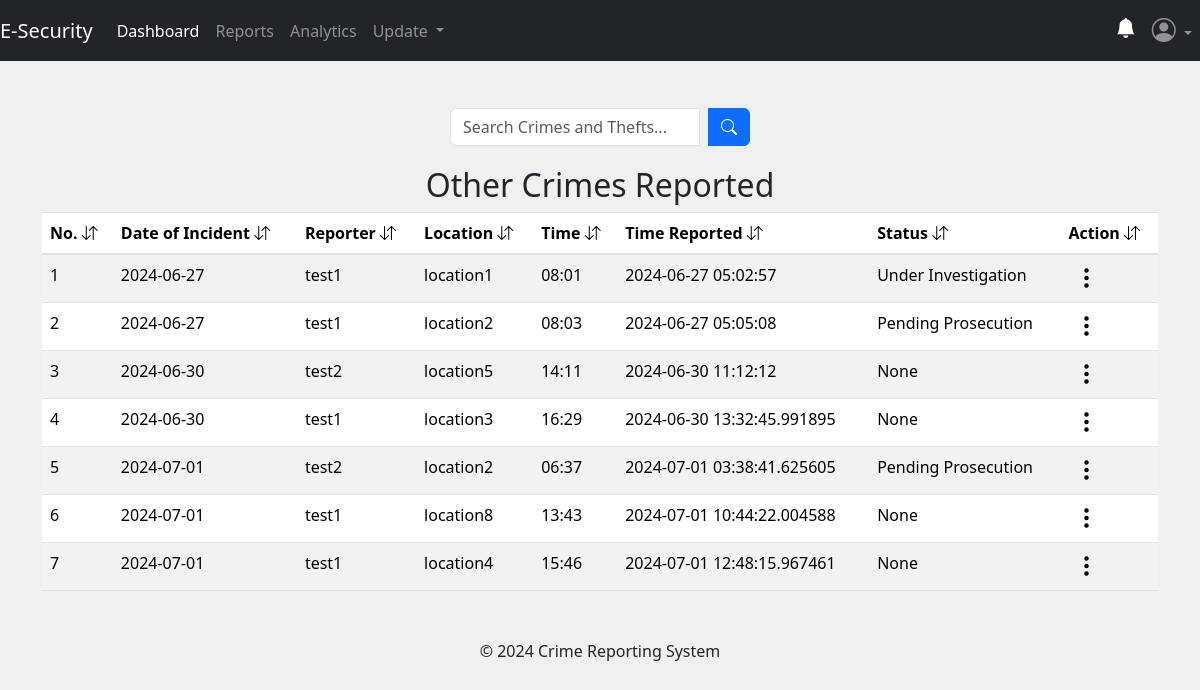
/admin/crime_status (signed in), run on an earlier commit of the app's database.
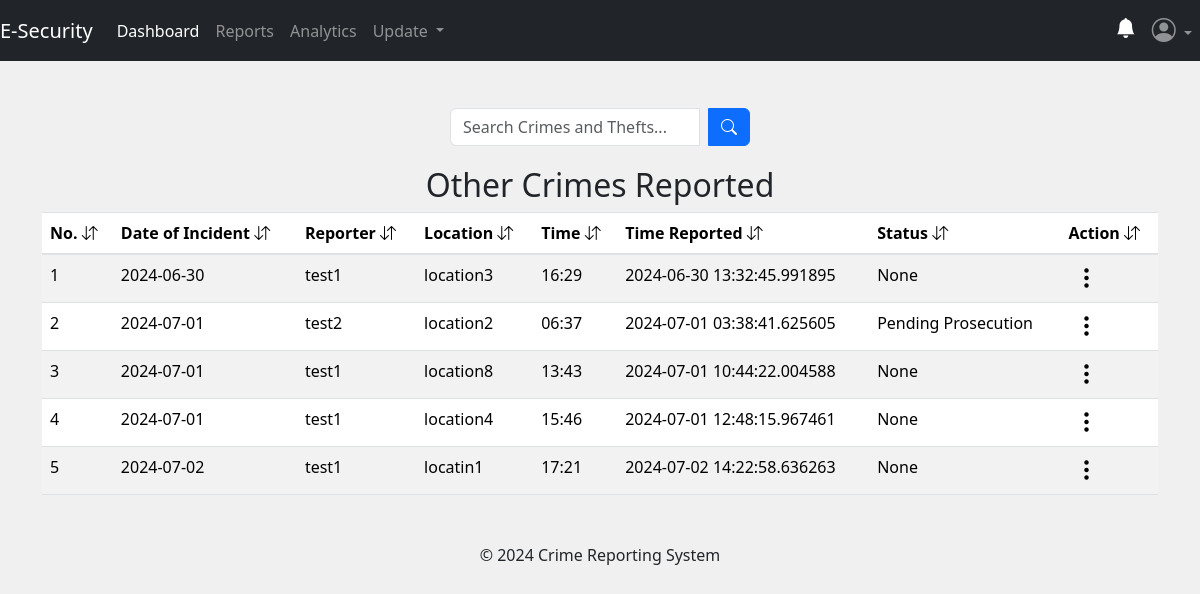
And on a later commit of the database.
### app/posts/models.py (models this page shows, shortened)
class Crime(db.Model, UserMixin):
    crime_id = db.Column(db.Integer, primary_key=True)
    date_of_incident = db.Column(db.String(10), nullable=False)
    issued_by = db.Column(db.String(20), nullable=True)
    time_of_incident = db.Column(db.String(10), nullable=False)
    phonenumber = db.Column(db.String(10), nullable=True)
    incident_location = db.Column(db.Text, nullable=False)
    incident_nature = db.Column(db.Text, nullable=False)
    incident_details = db.Column(db.Text, nullable=False)
    suspect_details = db.Column(db.Text, nullable=True)
    arrest_history = db.Column(db.Text, nullable=False)
    suspect_name = db.Column(db.String(10), nullable=True)
    comments = db.Column(db.Text, nullable=True)
    crime_status = db.Column(db.String(10), nullable=True)
    latitude = db.Column(db.Float)
    longitude = db.Column(db.Float)
    crime_file_upload = db.Column(db.Text, nullable=True)
    crime_file_name = db.Column(db.Text, nullable=True)
    crime_mimetype = db.Column(db.Text, nullable=True)
    date_crime_received = db.Column(db.DateTime(timezone=True), nullable=False, default=func.now())
    reporter_id = db.Column(db.Integer, db.ForeignKey('user.id'))

### app/admins/routes.py (the view)
@admins.route('/admin/crime_status')
@admin_required
def crimeStatus():
    search_crime = request.args.get('search_crime', '')
    try:
        if search_crime:
            crimes_status = Crime.query.filter(
                Crime.incident_location.ilike(f'%{search_crime}%') |
                Crime.issued_by.ilike(f'%{search_crime}%') |
                Crime.date_of_incident.ilike(f'%{search_crime}%') |
                Crime.time_of_incident.ilike(f'%{search_crime}%') |
                Crime.date_crime_received.ilike(f'%{search_crime}%') |
                Crime.crime_status.ilike(f'%{search_crime}%')
            ).all()
        else:
            crimes_status = Crime.query.all()
    except:
        current_app.logger.error("Database error:")
        flash("No report with the keyword.", "warning")
        return redirect(url_for('admins.crimeStatus'))
    return render_template('admin/crime_status.html', title='Crime Status', crimes_status=crimes_status)

### app/__init__.py (called while the page is built)
@login_manager.user_loader
def load_user(user_id):
    return models.User.query.get(user_id)

### app/admins/routes.py (called while the page is built)
def admin_required(f):
    @wraps(f)
    def decorated_function(*args, **kwargs):
        if not session.get('admin_id'):
            flash('You need to be logged in as an admin to access the page.', 'danger')
            return redirect(url_for('admins.adminIndex'))
        return f(*args, **kwargs)
    return decorated_function

### app/templates/admin/crime_status.html (shortened to what this page needs)
{% extends 'admin/layout.html' %}
{% block content %}
<div class="container">
    <br>
    <form method="GET" action="{{ url_for('admins.crimeStatus') }}" class="search-form">
        <div class="input-group search-input">
            <input type="text" name="search_crime" class="form-control" placeholder="Search Crimes and Thefts...">
            <div class="input-group-append ms-2">
                <button type="submit" class="btn btn-primary">
                    <i class="bi bi-search"></i>
                </button>
            </div>
        </div>
    </form>
{% if crimes_status %}
<table class="table table-striped table-hover">
    <h2 style="text-align: center;">Other Crimes Reported</h2>
    <thead>
        <tr>
            <th scope="col">No. <i class="bi bi-arrow-down-up"></i></th>
            <th scope="col">Date of Incident <i class="bi bi-arrow-down-up"></i></th>
            <th scope="col">Reporter <i class="bi bi-arrow-down-up"></i></th>
            <th scope="col">Location <i class="bi bi-arrow-down-up"></i></th>
            <th scope="col">Time <i class="bi bi-arrow-down-up"></i></th>
            <th scope="col">Time Reported <i class="bi bi-arrow-down-up"></i></th>
            <th scope="col">Status <i class="bi bi-arrow-down-up"></i></th>
            <th scope="col">Action <i class="bi bi-arrow-down-up"></i></th>
        </tr>
    </thead>
    <tbody>
        {% for crime in crimes_status %}
            <tr>
                <td>{{ loop.index }}</td>
                <td>{{ crime.date_of_incident }}</td>
                <td>{{ crime.issued_by }}</td>
                <td>{{ crime.incident_location }}</td>
                <td>{{ crime.time_of_incident }}</td>
                <td>{{ crime.date_crime_received }}</td>
                <td>{{ crime.crime_status }}</td>
                <td>
                    <div class="dropdown">
                        <button class="three-dots-btn" type="button" id="dropdownMenuButton{{ crime.crime_id }}" data-bs-toggle="dropdown" aria-expanded="false">
                            <i class="bi bi-three-dots-vertical h4"></i>
                        </button>
                    </div>
                  </td>
            </tr>
        {% endfor %}
    </tbody>
  </table>
{% endif %}
{% endblock content %}

What changed in the data, as far as the page shows it:
removed Crime: date_of_incident "2024-06-27", issued_by "test1", incident_location "location1", time_of_incident "08:01", date_crime_received "2024-06-27 05:02:57", crime_status "Under Investigation"
removed Crime: date_of_incident "2024-06-27", issued_by "test1", incident_location "location2", time_of_incident "08:03", date_crime_received "2024-06-27 05:05:08", crime_status "Pending Prosecution"
removed Crime: date_of_incident "2024-06-30", issued_by "test2", incident_location "location5", time_of_incident "14:11", date_crime_received "2024-06-30 11:12:12", crime_status "None"
added Crime: date_of_incident "2024-07-02", issued_by "test1", incident_location "locatin1", time_of_incident "17:21", date_crime_received "2024-07-02 14:22:58.636263", crime_status "None"
